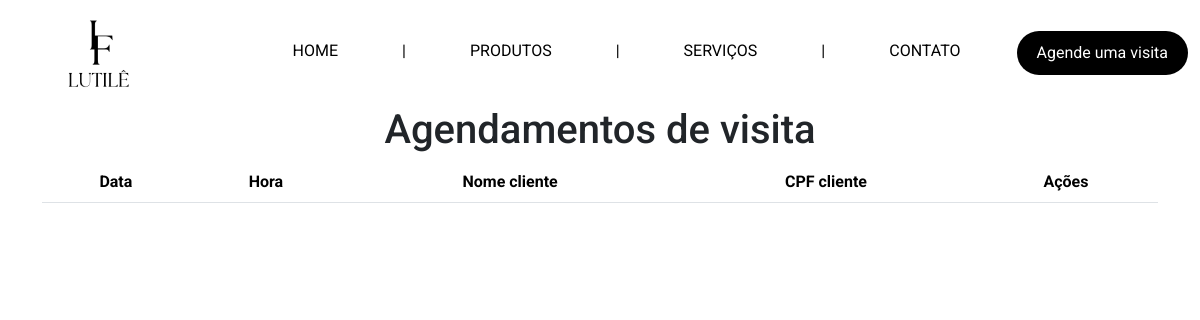
Before: /admin/agendamentos with the older database file.
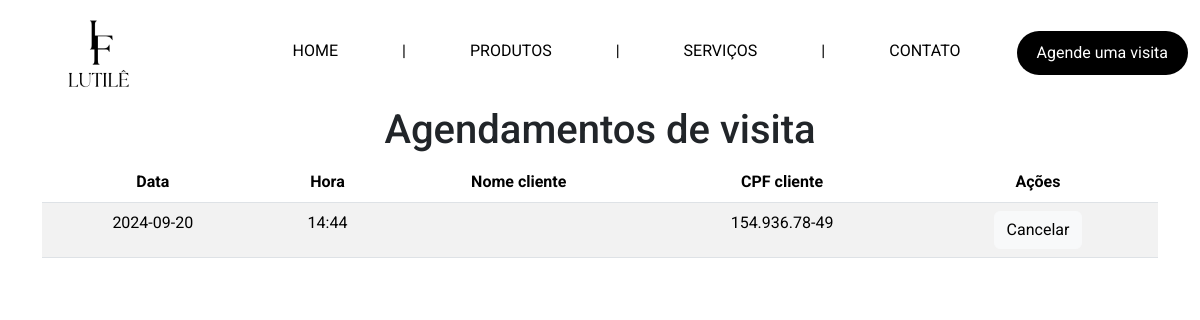
After: the same page with the newer database file.
### tables this page shows
CREATE TABLE `visitacao` (
  `data` DATE NOT NULL,
  `horario` VARCHAR(45) NOT NULL,
  `cliente_cpf` VARCHAR(11) NOT NULL,
  PRIMARY KEY (`data`, `horario`, `cliente_cpf`),
  FOREIGN KEY (`cliente_cpf`)
    REFERENCES `cliente` (`cpf`)
    ON DELETE RESTRICT
    ON UPDATE RESTRICT
);

CREATE TABLE `cliente` (
  `cpf` VARCHAR(11) NOT NULL,
  `nome_cliente` VARCHAR(100) NOT NULL,
  `celular` VARCHAR(14) NOT NULL,
  `endereco` VARCHAR(100) NOT NULL,
  PRIMARY KEY (`cpf`)
);

### app.py (the view)
@app.route('/admin/agendamentos', methods=['GET'])
def agendamentos_admin():
    todos_agendamentos = get_agendamentos_dict()
    print(todos_agendamentos)
    return render_template('html/pages/admin/agendamentos-admin.html', todos_agendamentos=todos_agendamentos)

### app.py (called while the page is built)
def get_connection():
    return sqlite3.connect('instance/salao_festas.db')

def get_agendamentos_dict():
    with get_connection() as conn:
        cursor = conn.cursor()
        cursor.execute('SELECT data, horario, cpf, nome_cliente FROM visitacao, cliente WHERE visitacao.cliente_cpf = cliente.cpf')
        todos_agendamentos = [dict(zip([column[0] for column in cursor.description], row)) for row in cursor.fetchall()]
        return todos_agendamentos

@app.context_processor
def inject_active():
    def is_active(endpoint): #recebe o endpoint (rota) e verifica se é igual o endpoint atual, se for ele retorna a classeactive, se não retorna vazio
        return 'active' if request.endpoint == endpoint else ''
    return dict(is_active=is_active)

### templates/html/pages/admin/agendamentos-admin.html (shortened to what this page needs)
{% extends "base.html" %}
{% block content %}
<h1 class="text-center">Agendamentos de visita</h1>
<div class="container d-flex flex-column align-items-center">
    <table class="table table-striped">
        <thead>
          <tr>
            <th scope="col" class="text-center">Data</th>
            <th scope="col" class="text-center">Hora</th>
            <th scope="col" class="text-center">Nome cliente</th>
            <th scope="col" class="text-center">CPF cliente</th>
            <th scope="col" class="text-center">Ações</th>
          </tr>
        </thead>
        <tbody>
          {% for agendamento in todos_agendamentos %}
          <tr>
              <td class="text-center">{{ agendamento.data }}</td>
              <td class="text-center">{{ agendamento.horario }}</td>
              <td class="text-center">{{ agendamento.nome }}</td>
              <td class="text-center">{{ agendamento.cpf }}</td>
              <td class="text-center">
                <form action="{{ url_for('cancelar_agendamento') }}" method="POST" onsubmit="return confirmCancel()" class="d-inline">
                  <button type="submit" class="btn btn-light">Cancelar</button>
                </form>
              </td>
          </tr>
          {% endfor %}
        </tbody>
      </table>
</div>
{% endblock %}

Changed rows visible on the page:
added visitacao: data "2024-09-20", horario "14:44", cpf "154.936.78-49"
